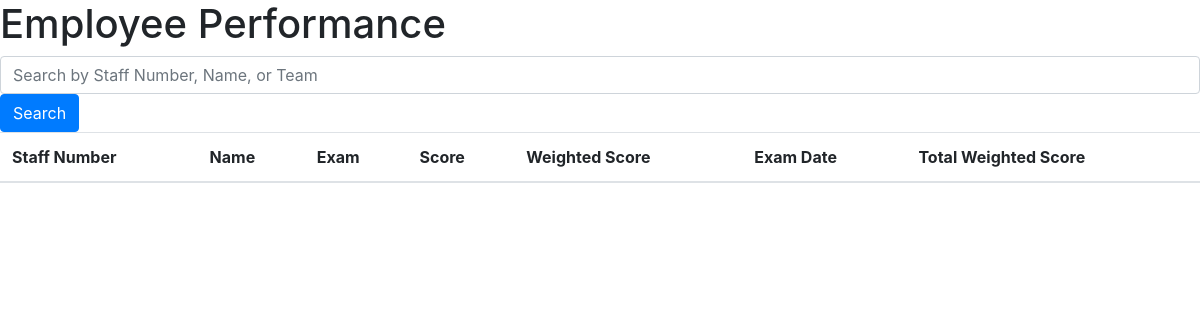
Before: / with the older database file.
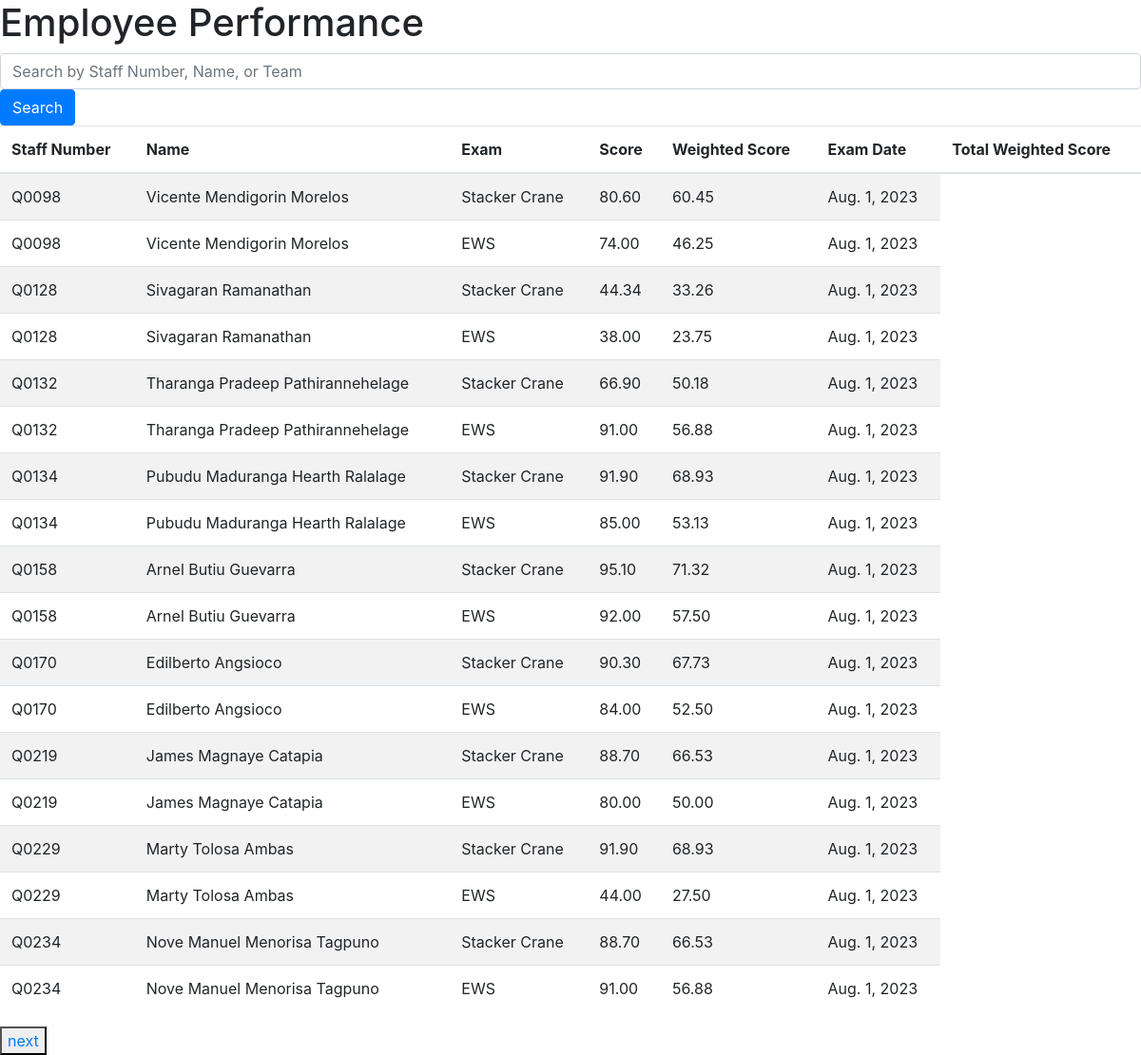
After: the same page with the newer database file.
### weightscore/models.py (models this page shows, shortened)
class Employee(models.Model):
    staff_number =models.CharField(max_length=300)
    name = models.CharField(max_length=100)
    Team=models.CharField(max_length=100)
    Facility=models.CharField(max_length=100)

class ExamScore(models.Model):
    employee = models.ForeignKey(Employee, on_delete=models.CASCADE)
    exam = models.ForeignKey(Exam, on_delete=models.CASCADE)
    score = models.FloatField()
    weighted_score = models.FloatField(null=True, blank=True)
    exam_date=models.DateField(default=date.today)

class Exam(models.Model):
    exam_name= models.CharField(max_length=100)
    difficulty_rating = models.IntegerField()
    max_difficulty = models.IntegerField()
    weight = models.FloatField()

### weightscore/views.py (the view)
# urls.py: path('', views.employee_performance, name='index'),
def employee_performance(request):
    employees = Employee.objects.all()
    performance_data = []
    for employee in employees:
           exam_scores = ExamScore.objects.filter(employee=employee, score__gt=1)
           total_weighted_score = exam_scores.aggregate(total_weighted_score=Sum('weighted_score'))['total_weighted_score'] or 0
           performance_data.append({
            'employee': employee,
            'exam_scores': exam_scores,
            'total_weighted_score': total_weighted_score,
        })
    paginator = Paginator(performance_data, 10)
    page = request.GET.get('page')
    performance_data = paginator.get_page(page)
    page_obj = paginator.get_page(page)
    return render(request, 'weightscore/index.html', {
         "page_obj": page_obj
    })

### templates/weightscore/index.html (shortened to what this page needs)
{% extends 'weightscore/Layout.html' %}
{% block body %}
<h1>Employee Performance</h1>
<form method="get" action="{% url 'search' %}" class="search">
    <input type="text" name="q" class="form-control me-2" placeholder="Search by Staff Number, Name, or Team" value="{{ query }}">
    <button type="submit" class="btn btn-primary">Search</button>
</form>
<table class="table table-striped">
    <thead>
        <tr>
            <th>Staff Number</th>
            <th>Name</th>
            <th>Exam</th>
            <th>Score</th>
            <th>Weighted Score</th>
            <th>Exam Date</th>
            <th>Total Weighted Score</th>
        </tr>
    </thead>
    <tbody>
        {% for performance in page_obj %}
        {% for exam_score in performance.exam_scores %}
                <tr>
                    <td>{{ performance.employee.staff_number }}</td>
                    <td>{{ performance.employee.name }}</td>
                    <td>{{ exam_score.exam.exam_name }}</td>
                    <td>{{ exam_score.score|floatformat:2 }}</td>
                    <td>{{ exam_score.weighted_score|floatformat:2 }}</td>
                    <td>{{ exam_score.exam_date }}</td>
                </tr>
            {% endfor %}
        {% empty %}
            <tr>
                <td colspan="7">No performance data found.</td>
            </tr>
        {% endfor %}
    </tbody>
</table>
{% if page_obj.has_next %}
    <div><button>
    <a href="?page={{ page_obj.next_page_number }}">next</a>
    {% endif %}
</div>
{% endblock %}

### templates/weightscore/Layout.html (shortened to what this page needs)
{% load static %}
<!DOCTYPE html>
<html lang="en">
<head>
    <link rel="stylesheet" href="https://stackpath.bootstrapcdn.com/bootstrap/4.5.2/css/bootstrap.min.css">
    <link rel="stylesheet" href="{% static 'weightscore/style.css' %}">
</head>
    <body>
    <main>
        {% block body %}
        {% endblock %}
    </main>
</body>
</html>

Changed rows visible on the page:
now on this page (row edited): Employee: employee.staff_number "Q0098", employee.name "Vicente Mendigorin Morelos"
added ExamScore: exam.exam_name "Stacker Crane", score "80.60", weighted_score "60.45", exam_date "Aug. 1, 2023"
added ExamScore: exam.exam_name "EWS", score "74.00", weighted_score "46.25", exam_date "Aug. 1, 2023"
now on this page (row edited): Employee: employee.staff_number "Q0128", employee.name "Sivagaran Ramanathan"
added ExamScore: exam.exam_name "Stacker Crane", score "44.34", weighted_score "33.26", exam_date "Aug. 1, 2023"
added ExamScore: exam.exam_name "EWS", score "38.00", weighted_score "23.75", exam_date "Aug. 1, 2023"
now on this page (row edited): Employee: employee.staff_number "Q0132", employee.name "Tharanga Pradeep Pathirannehelage"
added ExamScore: exam.exam_name "Stacker Crane", score "66.90", weighted_score "50.18", exam_date "Aug. 1, 2023"
added ExamScore: exam.exam_name "EWS", score "91.00", weighted_score "56.88", exam_date "Aug. 1, 2023"
now on this page (row edited): Employee: employee.staff_number "Q0134", employee.name "Pubudu Maduranga Hearth Ralalage"
added ExamScore: exam.exam_name "Stacker Crane", score "91.90", weighted_score "68.93", exam_date "Aug. 1, 2023"
added ExamScore: exam.exam_name "EWS", score "85.00", weighted_score "53.13", exam_date "Aug. 1, 2023"
added Employee: employee.staff_number "Q0158", employee.name "Arnel Butiu Guevarra"
added ExamScore: exam.exam_name "Stacker Crane", score "95.10", weighted_score "71.32", exam_date "Aug. 1, 2023"
added ExamScore: exam.exam_name "EWS", score "92.00", weighted_score "57.50", exam_date "Aug. 1, 2023"
added Employee: employee.staff_number "Q0170", employee.name "Edilberto Angsioco"
added ExamScore: exam.exam_name "Stacker Crane", score "90.30", weighted_score "67.73", exam_date "Aug. 1, 2023"
added ExamScore: exam.exam_name "EWS", score "84.00", weighted_score "52.50", exam_date "Aug. 1, 2023"
added Employee: employee.staff_number "Q0219", employee.name "James Magnaye Catapia"
added ExamScore: exam.exam_name "Stacker Crane", score "88.70", weighted_score "66.53", exam_date "Aug. 1, 2023"
added ExamScore: exam.exam_name "EWS", score "80.00", weighted_score "50.00", exam_date "Aug. 1, 2023"
added Employee: employee.staff_number "Q0229", employee.name "Marty Tolosa Ambas"
added ExamScore: exam.exam_name "Stacker Crane", score "91.90", weighted_score "68.93", exam_date "Aug. 1, 2023"
added ExamScore: exam.exam_name "EWS", score "44.00", weighted_score "27.50", exam_date "Aug. 1, 2023"
added Employee: employee.staff_number "Q0234", employee.name "Nove Manuel Menorisa Tagpuno"
added ExamScore: exam.exam_name "Stacker Crane", score "88.70", weighted_score "66.53", exam_date "Aug. 1, 2023"
added ExamScore: exam.exam_name "EWS", score "91.00", weighted_score "56.88", exam_date "Aug. 1, 2023"
Other visible differences:
text now shown: "next"
